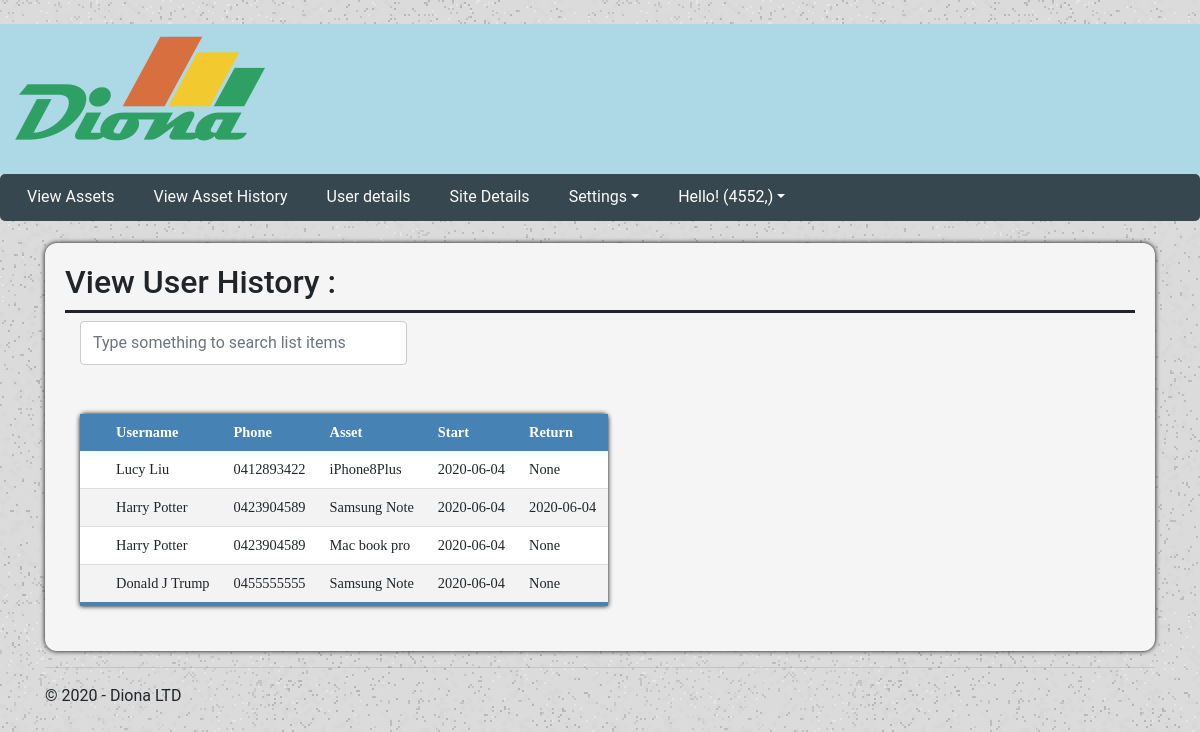
The app's page /history (signed in), older data.
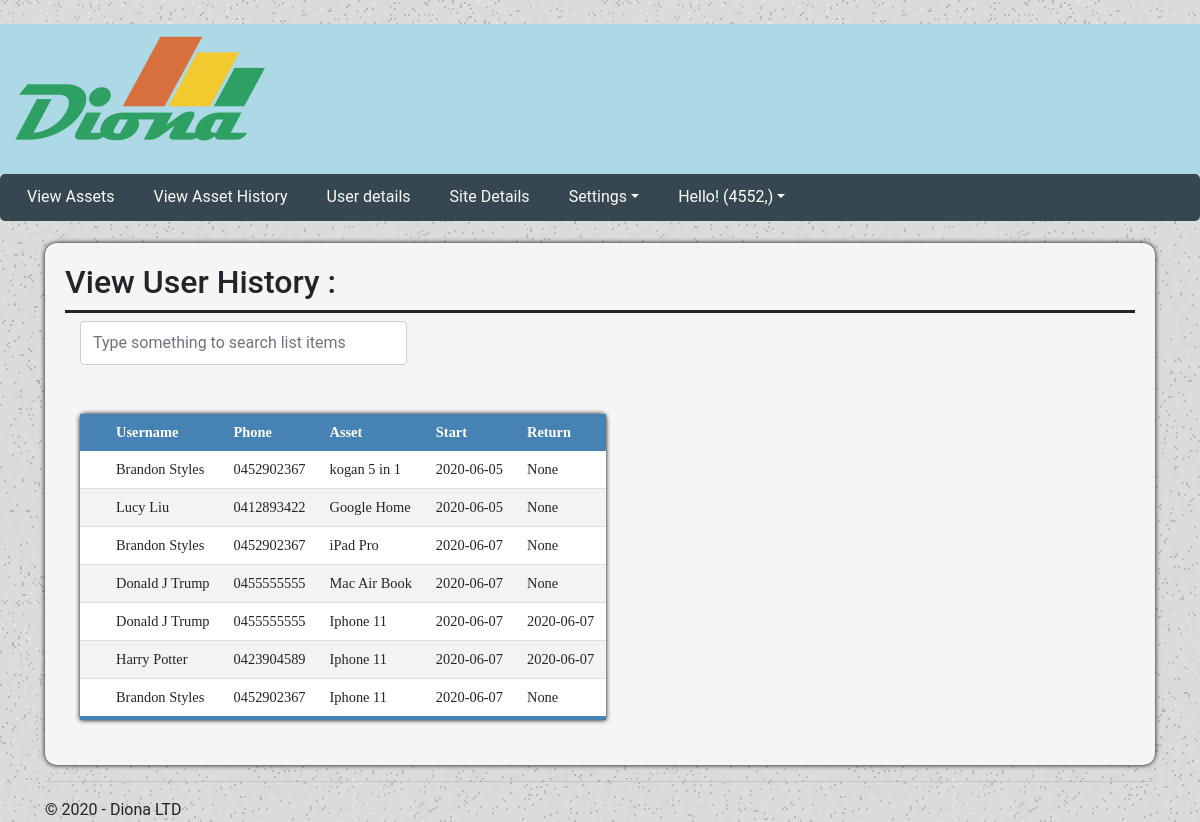
The same page, newer data.
### tables this page shows
CREATE TABLE `User` (
                                        `user_id` integer,
                                        `user_name` TEXT NULL,
                                        `user_email` TEXT NOT NULL,
                                        `user_phone` TEXT NULL,
                                        PRIMARY KEY (`user_id`)
                                    );

CREATE TABLE `Asset` (
                                            `asset_id` integer,
                                            `assetType_id` integer NOT NULL,
                                            `asset_name` TEXT NOT NULL,
                                            PRIMARY KEY (`asset_id`)
                                            FOREIGN KEY (`assetType_id`) REFERENCES `AssetType` (`assetType_id`));

CREATE TABLE Rent (
                                            `rent_id` integer NOT NULL,
                                            `user_id` integer NOT NULL,
                                            `asset_id` integer NOT NULL,
                                            `date_rental` TEXT NULL,
                                            `date_return` TEXT NULL,
                                            PRIMARY KEY (`rent_id`),
                                            FOREIGN KEY (`asset_id`) REFERENCES `Asset` (`asset_id`),
                                            FOREIGN KEY (`user_id`) REFERENCES `User` (`user_id`));

### EX1/views.py (the view)
@app.route('/history')
def view_history():
    if 'loggedin' in session:
        conn = sqlite3.connect(r"diona.db")
        conn.row_factory = sqlite3.Row
        rows = conn.execute("SELECT u.user_name AS Username, u.user_phone as Phone, a.asset_Name AS Asset, r.date_rental AS Start, r.date_return AS Return FROM Rent r, Asset a INNER JOIN User u on u.user_id = r.user_id AND a.asset_id = r.asset_id ")
        col_names = rows.fetchone()
        headers = col_names.keys()
        cur2 = conn.cursor()
        results = cur2.execute("SELECT u.user_name,u.user_phone, a.asset_Name, r.date_rental, r.date_return FROM Rent r, Asset a INNER JOIN User u on u.user_id = r.user_id AND a.asset_id = r.asset_id ")
    return render_template('view_history.html',
                            username=session['id'],
                            title = 'User History',
                            header = headers,
                            list = results.fetchall(),
                            year = datetime.now().year,)

### EX1/templates/view_history.html (shortened to what this page needs)
﻿{% extends "layout_admin.html" %}
{% block content %}
<div class="viewContainer">
    <div class="siteHeader">
        <h2>View User History :</h2>
    </div>
    <div class="container" style="overflow-x:auto;">
        <div class="row">
            <div class="col">
                <input class="form-control mb-4" id="tableSearch" type="text" placeholder="Type something to search list items">
            </div>
            <div class="col">
            </div>
            <div class="col">
            </div>
        </div>
        <table class="view-table" id="tableView">
            <thead>
                <tr>
                    <th scope="row"> </th>
                    {%  for x in header: %}
                    <th> {{ x }} </th>
                    {% endfor %}
                </tr>
            </thead>
            {%  for row in list: %}
            <tbody id="myTable">
                <tr>
                    <th scope="row"></th>
                    {%  for x in row: %}
                    <td>{{ x }}</td>
                    {% endfor %}
                </tr>
            </tbody>
            {% endfor %}
        </table>
    </div>
</div>
    {% endblock %}

Row changes from the older to the newer data that the page shows:
removed Rent: date_rental "2020-06-04", x "None", User (user_name "Lucy Liu", user_phone "0412893422")
removed Asset: asset_name "iPhone8Plus"
removed Rent: date_rental "2020-06-04", date_return "2020-06-04", User (user_name "Harry Potter", user_phone "0423904589")
removed Asset: asset_name "Samsung Note"
removed Rent: date_rental "2020-06-04", x "None", User (user_name "Harry Potter", user_phone "0423904589")
removed Asset: asset_name "Mac book pro"
removed Rent: date_rental "2020-06-04", x "None", User (user_name "Donald J Trump", user_phone "0455555555")
added Rent: date_rental "2020-06-05", x "None"
now on this page (row unchanged): User: user_name "Brandon Styles", user_phone "0452902367"
added Asset: asset_name "kogan 5 in 1"
added Rent: date_rental "2020-06-05", x "None", User (user_name "Lucy Liu", user_phone "0412893422")
added Asset: asset_name "Google Home"
added Rent: date_rental "2020-06-07", x "None"
added Asset: asset_name "iPad Pro"
added Rent: date_rental "2020-06-07", x "None", User (user_name "Donald J Trump", user_phone "0455555555")
added Asset: asset_name "Mac Air Book"
added Rent: date_rental "2020-06-07", date_return "2020-06-07", User (user_name "Donald J Trump", user_phone "0455555555")
added Asset: asset_name "Iphone 11"
added Rent: date_rental "2020-06-07", date_return "2020-06-07", User (user_name "Harry Potter", user_phone "0423904589")
added Rent: date_rental "2020-06-07", x "None"
